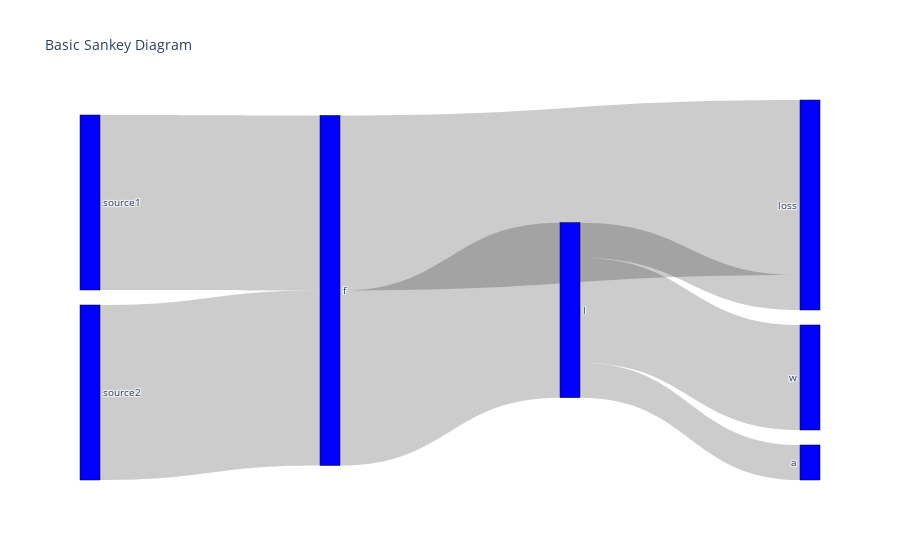

Write notebook code for a chart like this one.
### Code cell
import plotly.graph_objects as go

fig = go.Figure(data=[go.Sankey(
    node = dict(
      pad = 15,
      thickness = 20,
      line = dict(color = "black", width = 0.5),
      label = labels['label'],
      color = "blue",
      x=df['source_step'].apply(lambda x: x*0.2)
    ),
    link = dict(
      source = df['source_index'], # indices correspond to labels, eg A1, A2, A1, B1, ...
      target = df['target_index'],#targets,
      value = df['value'],
  ))])

fig.update_layout(title_text="Basic Sankey Diagram", font_size=10)
fig.show()

### Figure 1 — Plotly figure (JSON) as saved in the notebook; plotly's stock layout.template omitted (floating-point values rounded to 4 significant figures)
{"data": [{"link": {"source": [0, 1, 2, 2, 3, 3, 3], "target": [2, 2, 3, 4, 5, 6, 4], "value": [50, 50, 50, 50, 30, 10, 10]}, "node": {"color": "blue", "label": ["source1", "source2", "f", "l", "loss", "w", "a"], "line": {"color": "black", "width": 0.5}, "pad": 15, "thickness": 20, "x": [0, 0, 0.2, 0.2, 0.4, 0.4, 0.4]}, "type": "sankey"}], "layout": {"font": {"size": 10}, "title": {"text": "Basic Sankey Diagram"}}}
